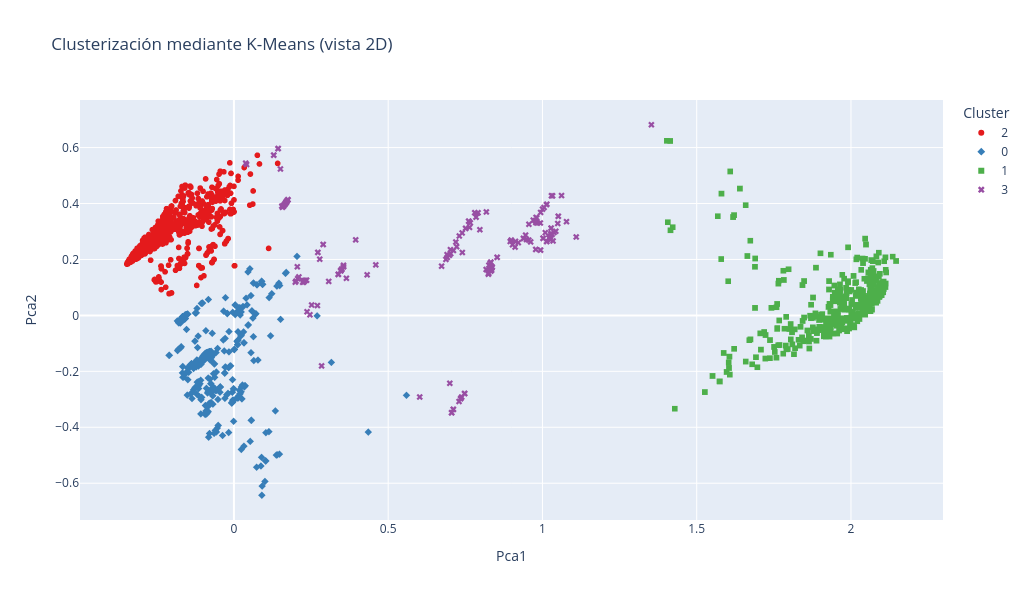
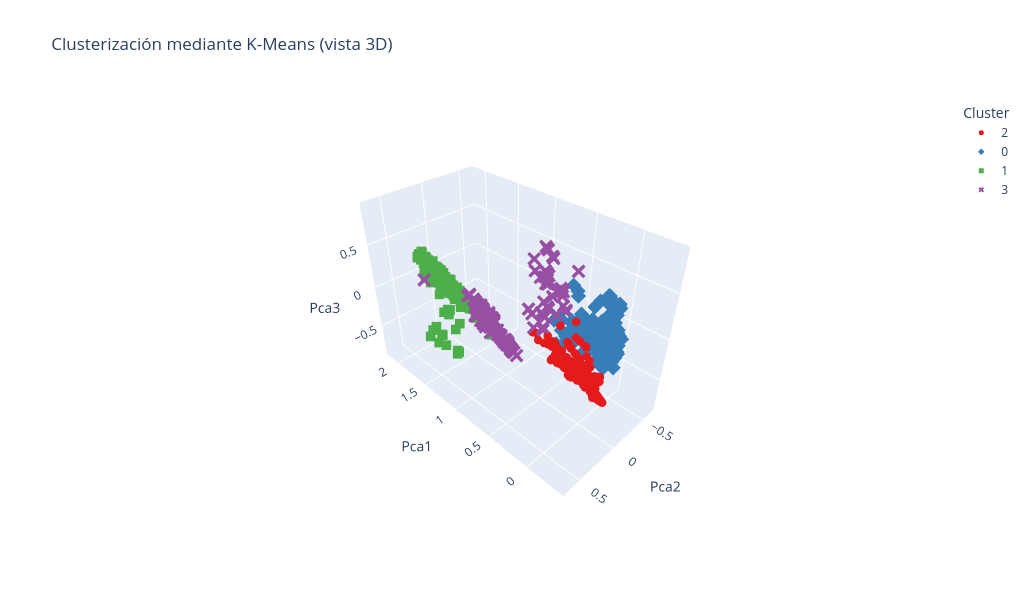

These figures' notebook cell, in order:
### Markdown cell above
Calculamos los clusters y graficamos, tanto en 2D como en 3D para una mejor inspección:

### Code cell
model = KMeans(n_clusters=K_NUM, random_state=RANDOM_SEED, n_init='auto')
clusters = model.fit_predict(X)

plot_2d_via_pca(X, all_df, clusters, "Clusterización mediante K-Means (vista 2D)")
fig = plot_3d_via_pca(X, all_df, clusters, "Clusterización mediante K-Means (vista 3D)")

### Figure 1 — Plotly figure (JSON) as saved in the notebook; plotly's stock layout.template omitted (floating-point values rounded to 4 significant figures; data arrays with more than 128 entries replaced by an {"elided": "..."} marker saying what was removed)
{"data": [{"customdata": {"elided": "2221x4 mixed values"}, "hovertemplate": "Cluster=2<br>Pca1=%{x}<br>Pca2=%{y}<br>Norad=%{customdata[0]}<br>País=%{customdata[1]}<br>Tipo=%{customdata[2]}<br>Órbita=%{customdata[3]}<extra></extra>", "legendgroup": "2", "marker": {"color": "rgb(228,26,28)", "symbol": "circle"}, "mode": "markers", "name": "2", "showlegend": true, "type": "scattergl", "x": {"elided": "2221 float values"}, "xaxis": "x", "y": {"elided": "2221 float values"}, "yaxis": "y"}, {"customdata": {"elided": "4038x4 mixed values"}, "hovertemplate": "Cluster=0<br>Pca1=%{x}<br>Pca2=%{y}<br>Norad=%{customdata[0]}<br>País=%{customdata[1]}<br>Tipo=%{customdata[2]}<br>Órbita=%{customdata[3]}<extra></extra>", "legendgroup": "0", "marker": {"color": "rgb(55,126,184)", "symbol": "diamond"}, "mode": "markers", "name": "0", "showlegend": true, "type": "scattergl", "x": {"elided": "4038 float values"}, "xaxis": "x", "y": {"elided": "4038 float values"}, "yaxis": "y"}, {"customdata": {"elided": "365x4 mixed values"}, "hovertemplate": "Cluster=1<br>Pca1=%{x}<br>Pca2=%{y}<br>Norad=%{customdata[0]}<br>País=%{customdata[1]}<br>Tipo=%{customdata[2]}<br>Órbita=%{customdata[3]}<extra></extra>", "legendgroup": "1", "marker": {"color": "rgb(77,175,74)", "symbol": "square"}, "mode": "markers", "name": "1", "showlegend": true, "type": "scattergl", "x": {"elided": "365 float values"}, "xaxis": "x", "y": {"elided": "365 float values"}, "yaxis": "y"}, {"customdata": {"elided": "277x4 mixed values"}, "hovertemplate": "Cluster=3<br>Pca1=%{x}<br>Pca2=%{y}<br>Norad=%{customdata[0]}<br>País=%{customdata[1]}<br>Tipo=%{customdata[2]}<br>Órbita=%{customdata[3]}<extra></extra>", "legendgroup": "3", "marker": {"color": "rgb(152,78,163)", "symbol": "x"}, "mode": "markers", "name": "3", "showlegend": true, "type": "scattergl", "x": {"elided": "277 float values"}, "xaxis": "x", "y": {"elided": "277 float values"}, "yaxis": "y"}], "layout": {"height": 600, "legend": {"title": {"text": "Cluster"}, "tracegroupgap": 0}, "title": {"text": "Clusterización mediante K-Means (vista 2D)"}, "width": 1024, "xaxis": {"anchor": "y", "domain": [0, 1], "title": {"text": "Pca1"}}, "yaxis": {"anchor": "x", "domain": [0, 1], "title": {"text": "Pca2"}}}}

### Figure 2 — Plotly figure (JSON) as saved in the notebook; plotly's stock layout.template omitted (floating-point values rounded to 4 significant figures; data arrays with more than 128 entries replaced by an {"elided": "..."} marker saying what was removed)
{"data": [{"customdata": {"elided": "2221x4 mixed values"}, "hovertemplate": "Cluster=2<br>Pca1=%{x}<br>Pca2=%{y}<br>Pca3=%{z}<br>Norad=%{customdata[0]}<br>País=%{customdata[1]}<br>Tipo=%{customdata[2]}<br>Órbita=%{customdata[3]}<extra></extra>", "legendgroup": "2", "marker": {"color": "rgb(228,26,28)", "size": 5, "symbol": "circle"}, "mode": "markers", "name": "2", "scene": "scene", "showlegend": true, "type": "scatter3d", "x": {"elided": "2221 float values"}, "y": {"elided": "2221 float values"}, "z": {"elided": "2221 float values"}}, {"customdata": {"elided": "4038x4 mixed values"}, "hovertemplate": "Cluster=0<br>Pca1=%{x}<br>Pca2=%{y}<br>Pca3=%{z}<br>Norad=%{customdata[0]}<br>País=%{customdata[1]}<br>Tipo=%{customdata[2]}<br>Órbita=%{customdata[3]}<extra></extra>", "legendgroup": "0", "marker": {"color": "rgb(55,126,184)", "size": 5, "symbol": "diamond"}, "mode": "markers", "name": "0", "scene": "scene", "showlegend": true, "type": "scatter3d", "x": {"elided": "4038 float values"}, "y": {"elided": "4038 float values"}, "z": {"elided": "4038 float values"}}, {"customdata": {"elided": "365x4 mixed values"}, "hovertemplate": "Cluster=1<br>Pca1=%{x}<br>Pca2=%{y}<br>Pca3=%{z}<br>Norad=%{customdata[0]}<br>País=%{customdata[1]}<br>Tipo=%{customdata[2]}<br>Órbita=%{customdata[3]}<extra></extra>", "legendgroup": "1", "marker": {"color": "rgb(77,175,74)", "size": 5, "symbol": "square"}, "mode": "markers", "name": "1", "scene": "scene", "showlegend": true, "type": "scatter3d", "x": {"elided": "365 float values"}, "y": {"elided": "365 float values"}, "z": {"elided": "365 float values"}}, {"customdata": {"elided": "277x4 mixed values"}, "hovertemplate": "Cluster=3<br>Pca1=%{x}<br>Pca2=%{y}<br>Pca3=%{z}<br>Norad=%{customdata[0]}<br>País=%{customdata[1]}<br>Tipo=%{customdata[2]}<br>Órbita=%{customdata[3]}<extra></extra>", "legendgroup": "3", "marker": {"color": "rgb(152,78,163)", "size": 5, "symbol": "x"}, "mode": "markers", "name": "3", "scene": "scene", "showlegend": true, "type": "scatter3d", "x": {"elided": "277 float values"}, "y": {"elided": "277 float values"}, "z": {"elided": "277 float values"}}], "layout": {"height": 600, "hovermode": "closest", "legend": {"title": {"text": "Cluster"}, "tracegroupgap": 0}, "scene": {"camera": {"eye": {"x": -1.5, "y": 1.5, "z": 1.5}}, "domain": {"x": [0, 1], "y": [0, 1]}, "xaxis": {"title": {"text": "Pca1"}}, "yaxis": {"title": {"text": "Pca2"}}, "zaxis": {"title": {"text": "Pca3"}}}, "title": {"text": "Clusterización mediante K-Means (vista 3D)"}, "width": 1024}}
